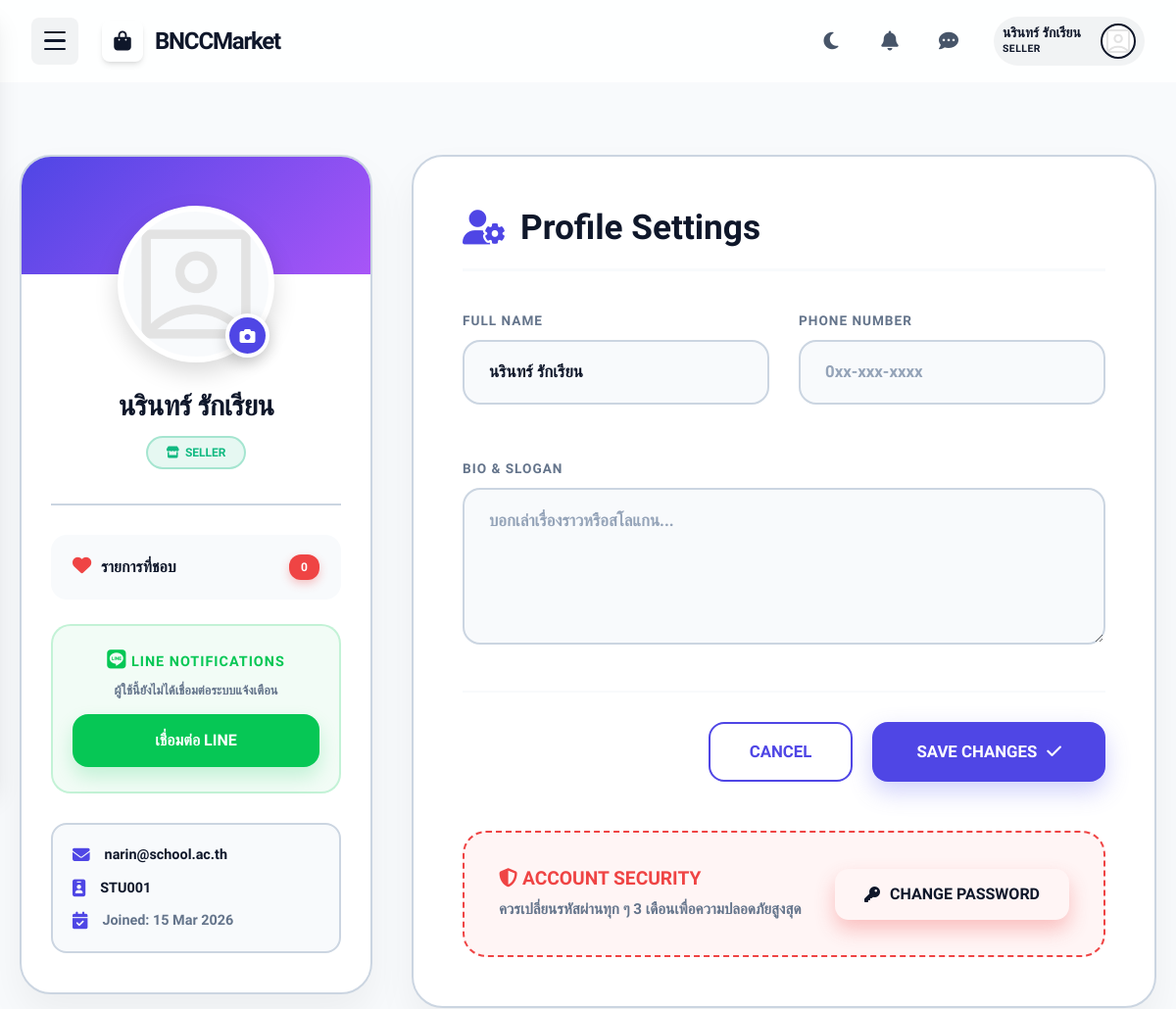
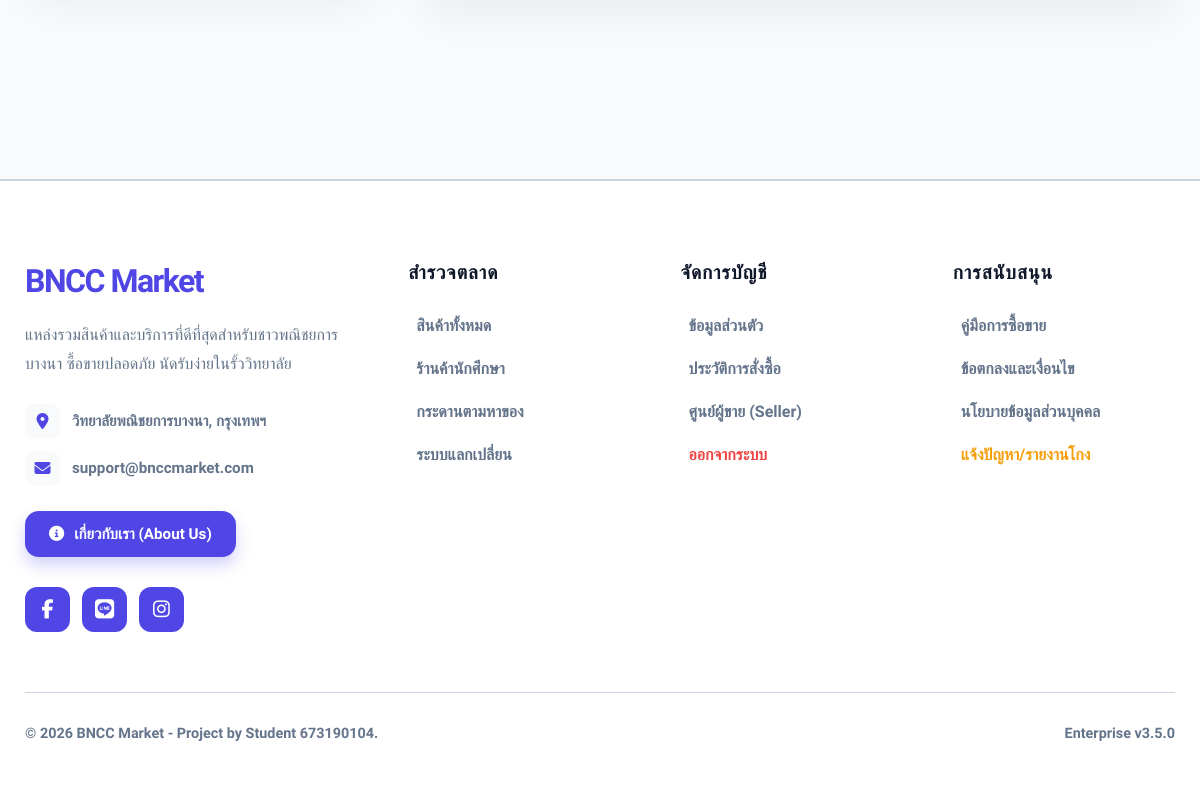
Screenshot of /pages/profile.php (signed in) with the database file from the repository (2 pictures, top to bottom).
### tables this page shows
CREATE TABLE users (
    id INT AUTO_INCREMENT PRIMARY KEY,
    student_id VARCHAR(20) UNIQUE NOT NULL,
    fullname VARCHAR(100) NOT NULL,
    class_room VARCHAR(20),
    email VARCHAR(100) UNIQUE NOT NULL,
    password VARCHAR(255) NOT NULL,
    role ENUM('buyer', 'seller', 'admin') DEFAULT 'buyer',
    created_at TIMESTAMP DEFAULT CURRENT_TIMESTAMP
);

### pages/profile.php (the view, shortened to what this page needs)
<?php
$db = getDB();
$session_user_id = $_SESSION['user_id'];
$is_viewing_other = false;
$target_user_id = $session_user_id;
$stmt = $db->prepare("SELECT * FROM users WHERE id = ?");
$stmt->execute([$target_user_id]);
$user = $stmt->fetch();
$shop_stmt = $db->prepare("SELECT line_user_id FROM shops WHERE user_id = ?");
$shop_stmt->execute([$target_user_id]);
$shop_info = $shop_stmt->fetch();
$wish_stmt = $db->prepare("SELECT COUNT(*) FROM wishlist WHERE user_id = ?");
$wish_stmt->execute([$target_user_id]);
$wish_count = $wish_stmt->fetchColumn();
require_once '../includes/header.php';
?>
<div class="profile-page-wrapper">
    <div class="container profile-layout" style="display: grid; grid-template-columns: 360px 1fr; gap: 40px;">
        <aside class="reveal-left">
            <div class="profile-card sidebar-card">
                <div class="sidebar-content">
                    <div class="avatar-wrapper">
                        <?php
                            $display_avatar = (!empty($user['profile_img']))
                                            ? "../assets/images/profiles/" . $user['profile_img']
                                            : "../assets/images/profiles/default_profile.png";
                        ?>
                        <img src="<?= $display_avatar ?>" id="img-preview" class="avatar-img" alt="Profile">
                        <?php if (!$is_viewing_other): ?>
                            <label for="avatar-input" class="btn-camera-overlay">
                                <i class="fas fa-camera"></i>
                            </label>
                        <?php endif; ?>
                    </div>
                    <div style="margin-bottom: 35px;">
                        <h2 style="font-size: 1.8rem; font-weight: 900; color: var(--solid-text); margin-bottom: 12px; letter-spacing: -0.5px;">
                            <?= htmlspecialchars($user['fullname']) ?>
                        </h2>
                        <?php if (in_array($user['role'], ['admin', 'seller', 'teacher'])): ?>
                            <span class="badge-role <?= $user['role'] ?>">
                                <i class="fas <?= $user['role'] === 'teacher' ? 'fa-chalkboard-teacher' : ($user['role'] === 'admin' ? 'fa-user-shield' : 'fa-store') ?>"></i>
                                <?= strtoupper($user['role']) ?>
                            </span>
                        <?php endif; ?>
                    </div>
                    <div style="text-align: left; padding-top: 30px; border-top: 2px solid var(--solid-border);">
                        <div class="sidebar-menu-item">
                            <span><i class="fas fa-heart" style="width: 25px; color: var(--solid-danger); font-size: 1.2rem;"></i> รายการที่ชอบ</span>
                            <span class="wishlist-count"><?= $wish_count ?></span>
                        </div>
                        <?php if (in_array($user['role'], ['admin', 'seller', 'teacher'])): ?>
                        <div style="margin-top: 25px; padding: 25px 20px; background: rgba(6, 199, 85, 0.05); border-radius: 20px; border: 2px solid rgba(6, 199, 85, 0.2); text-align: center;">
                            <h4 style="font-size: 0.9rem; color: #06c755; font-weight: 900; margin-bottom: 10px; text-transform: uppercase; letter-spacing: 1px;">
                                <i class="fab fa-line" style="font-size: 1.2rem;"></i> LINE Notifications
                            </h4>
                            <?php
                            $line_id = (in_array($user['role'], ['admin', 'teacher'])) ? ($user['line_user_id'] ?? '') : ($shop_info['line_user_id'] ?? '');
                            if (empty($line_id)):
                            ?>
                                <p style="font-size: 0.8rem; color: var(--text-muted); margin-bottom: 15px; font-weight: 600;">ผู้ใช้นี้ยังไม่ได้เชื่อมต่อระบบแจ้งเตือน</p>
                                <?php if (!$is_viewing_other): ?>
                                    <?php
                                    $client_id = "2009322126";
                                    $redirect_uri = urlencode("https://hosting.bncc.ac.th/s673190104/student_marketplace/auth/line_login_callback.php");
                                    $state = $_SESSION['user_id'];
                                    $line_auth_url = "https://access.line.me/oauth2/v2.1/authorize?response_type=code&client_id=$client_id&redirect_uri=$redirect_uri&state=$state&scope=profile%20openid&bot_prompt=aggressive&prompt=consent";
                                    ?>
                                    <a href="<?= $line_auth_url ?>" class="btn-line-connect">
                                        เชื่อมต่อ LINE
                                    </a>
                                <?php endif; ?>
                            <?php endif; ?>
                        </div>
                        <?php endif; ?>
                        <div style="margin-top: 30px; padding: 20px; background: var(--solid-bg); border-radius: 16px; border: 2px solid var(--solid-border);">
                            <div style="margin-bottom: 12px; display: flex; align-items: center; gap: 15px; font-size: 0.9rem; font-weight: 600; color: var(--solid-text);">
                                <i class="fas fa-envelope" style="color: var(--solid-primary); font-size: 1.1rem;"></i> <?= htmlspecialchars($user['email']) ?>
                            </div>
                            <div style="margin-bottom: 12px; display: flex; align-items: center; gap: 15px; font-size: 0.9rem; font-weight: 600; color: var(--solid-text);">
                                <i class="fas fa-id-badge" style="color: var(--solid-primary); font-size: 1.1rem;"></i> <?= htmlspecialchars($user['student_id']) ?>
                            </div>
                            <div style="display: flex; align-items: center; gap: 15px; font-size: 0.9rem; font-weight: 600; color: var(--text-muted);">
                                <i class="fas fa-calendar-check" style="color: var(--solid-primary); font-size: 1.1rem;"></i> Joined: <?= date('d M Y', strtotime($user['created_at'] ?? 'now')) ?>
                            </div>
                        </div>
                    </div>
                </div>
            </div>
        </aside>
        <main class="reveal-right">
            <div class="profile-card" style="padding: 50px; min-height: 100%;">
                <div style="display: flex; justify-content: space-between; align-items: center; border-bottom: 3px solid var(--solid-bg); padding-bottom: 20px; margin-bottom: 40px;">
                    <h1 style="font-size: 2.2rem; font-weight: 900; color: var(--solid-text); margin: 0; display: flex; align-items: center; gap: 15px;">
                        <i class="fas <?php echo $is_viewing_other ? 'fa-user' : 'fa-user-cog'; ?>" style="color: var(--solid-primary);"></i>
                        <?php echo $is_viewing_other ? 'Profile Details' : 'Profile Settings'; ?>
                    </h1>
                </div>
                <form action="profile.php" method="POST" enctype="multipart/form-data">
                    <div style="display: grid; grid-template-columns: 1fr 1fr; gap: 30px; margin-bottom: 30px;">
                        <div class="form-group">
                            <label>Full Name</label>
                            <input type="text" name="fullname" class="input-solid" value="<?= htmlspecialchars($user['fullname']) ?>" required <?php echo $is_viewing_other ? 'disabled' : ''; ?>>
                        </div>
                        <div class="form-group">
                            <label>Phone Number</label>
                            <input type="text" name="phone" class="input-solid" value="<?= htmlspecialchars($user['phone'] ?? '') ?>" placeholder="0xx-xxx-xxxx" <?php echo $is_viewing_other ? 'disabled' : ''; ?>>
                        </div>
                    </div>
                    <div class="form-group" style="margin-bottom: 40px;">
                        <label>Bio & Slogan</label>
                        <textarea name="bio" class="input-solid" style="min-height: 160px; resize: vertical; line-height: 1.6;" placeholder="บอกเล่าเรื่องราวหรือสโลแกน..." <?php echo $is_viewing_other ? 'disabled' : ''; ?>><?= htmlspecialchars($user['bio'] ?? '') ?></textarea>
                    </div>
                    <?php if (!$is_viewing_other): ?>
                        <div style="display: flex; justify-content: flex-end; gap: 20px; padding-top: 30px; border-top: 2px solid var(--solid-bg);">
                            <a href="index.php" class="btn btn-outline" style="padding: 16px 40px; border-radius: 16px; font-weight: 800; font-size: 1.05rem; border-width: 2px;">CANCEL</a>
                            <button type="submit" class="btn-save-solid">
                                SAVE CHANGES <i class="fas fa-check"></i>
                            </button>
                        </div>
                        <div style="margin-top: 50px; padding: 35px; border-radius: 24px; background: rgba(239, 68, 68, 0.05); border: 2px dashed var(--solid-danger); display: flex; justify-content: space-between; align-items: center; flex-wrap: wrap; gap: 20px;">
                            <div>
                                <h3 style="margin-bottom: 8px; color: var(--solid-danger); font-weight: 900; font-size: 1.2rem; text-transform: uppercase;">
                                    <i class="fas fa-shield-alt"></i> Account Security
                                </h3>
                                <p style="color: var(--text-muted); font-size: 0.95rem; font-weight: 600; margin: 0;">ควรเปลี่ยนรหัสผ่านทุก ๆ 3 เดือนเพื่อความปลอดภัยสูงสุด</p>
                            </div>
                            <a href="change_password.php" class="btn btn-danger" style="border-radius: 14px; padding: 14px 30px; font-size: 1rem; font-weight: 800; box-shadow: 0 10px 20px rgba(239, 68, 68, 0.3);">
                                <i class="fas fa-key"></i> CHANGE PASSWORD
                            </a>
                        </div>
                    <?php endif; ?>
                </form>
            </div>
        </main>
    </div>
</div>
<?php require_once '../includes/footer.php'; ?>

### assets/css/style.css (style rules this page uses)
:root { --primary-color: #4f46e5; --primary-hover: #4338ca; --primary-rgb: 79, 70, 229; --secondary-color: #10b981; --bg-body: #f8fafc; --bg-card: #ffffff; --bg-card-rgb: 255, 255, 255; --text-main: #1e293b; --text-muted: #64748b; --border-color: rgba(226, 232, 240, 0.8); --shadow: 0 10px 25px -5px rgba(0, 0, 0, 0.05), 0 8px 10px -6px rgba(0, 0, 0, 0.05); --shadow-md: 0 20px 25px -5px rgba(0, 0, 0, 0.1); --shadow-lg: 0 25px 50px -12px rgba(0, 0, 0, 0.15); --nav-bg: rgba(255, 255, 255, 0.8); --color-success: #10b981; --color-warning: #f59e0b; --color-danger: #ef4444; --color-info: #3b82f6; }
* { margin: 0; padding: 0; box-sizing: border-box; font-family: 'Prompt', sans-serif; transition: background-color 0.4s cubic-bezier(0.4, 0, 0.2, 1), color 0.4s cubic-bezier(0.4, 0, 0.2, 1), border-color 0.4s ease, box-shadow 0.4s ease; }
body { background-color: var(--bg-body); color: var(--text-main); line-height: 1.6; overflow-x: hidden; }
a { text-decoration: none; color: inherit; }
img { max-width: 100%; display: block; }
.container { max-width: 1200px; margin: 0 auto; padding: 0 20px; }
.btn { padding: 12px 24px; border-radius: 12px; font-weight: 600; cursor: pointer; border: none; display: inline-flex; align-items: center; justify-content: center; gap: 10px; transition: all 0.3s cubic-bezier(0.4, 0, 0.2, 1); }
.btn-outline { background: transparent; border: 2px solid var(--primary-color); color: var(--primary-color); }
.form-group { margin-bottom: 25px; }
.form-group label { display: block; margin-bottom: 10px; font-weight: 600; font-size: 0.9rem; color: var(--text-main); }

### rows the page displays
users: profile_img (placeholder picture), fullname "นรินทร์ รักเรียน", role "SELLER", email "narin@school.ac.th", student "STU001", created_at "15 Mar 2026"

### other values shown
$_SESSION['fullname'] "นรินทร์ รักเรียน"
$_SESSION['role'] "SELLER"
$wish_count "0"
